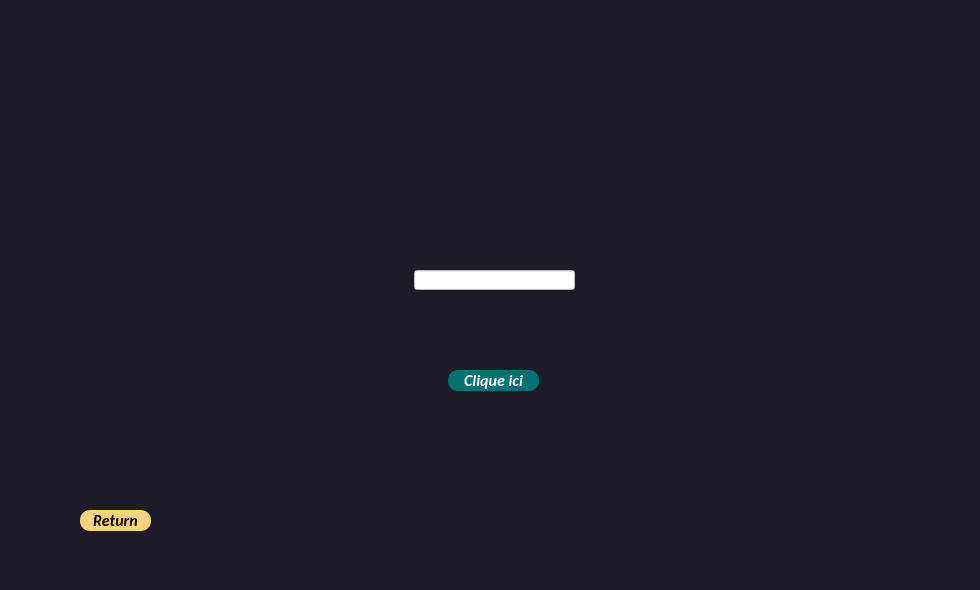
<?xml version="1.0" encoding="UTF-8"?>
<ui version="4.0">
 <class>MainWindow</class>
 <widget class="QMainWindow" name="MainWindow">
  <property name="geometry">
   <rect>
    <x>0</x>
    <y>0</y>
    <width>980</width>
    <height>590</height>
   </rect>
  </property>
  <property name="windowTitle">
   <string>MainWindow</string>
  </property>
  <property name="styleSheet">
   <string notr="true"/>
  </property>
  <widget class="QWidget" name="centralwidget">
   <widget class="QLineEdit" name="motMiroir">
    <property name="geometry">
     <rect>
      <x>414</x>
      <y>270</y>
      <width>161</width>
      <height>20</height>
     </rect>
    </property>
    <property name="styleSheet">
     <string notr="true">background:white;</string>
    </property>
    <property name="text">
     <string/>
    </property>
   </widget>
   <widget class="QPushButton" name="return_mir">
    <property name="geometry">
     <rect>
      <x>80</x>
      <y>510</y>
      <width>71</width>
      <height>21</height>
     </rect>
    </property>
    <property name="font">
     <font>
      <family>Calibri</family>
      <pointsize>12</pointsize>
      <weight>75</weight>
      <italic>true</italic>
      <bold>true</bold>
      <stylestrategy>PreferDefault</stylestrategy>
      <kerning>true</kerning>
     </font>
    </property>
    <property name="mouseTracking">
     <bool>true</bool>
    </property>
    <property name="focusPolicy">
     <enum>Qt::StrongFocus</enum>
    </property>
    <property name="contextMenuPolicy">
     <enum>Qt::DefaultContextMenu</enum>
    </property>
    <property name="styleSheet">
     <string notr="true">border-radius: 10px;
background-color: #FDD383</string>
    </property>
    <property name="text">
     <string>Return</string>
    </property>
   </widget>
   <widget class="QLabel" name="label">
    <property name="geometry">
     <rect>
      <x>-10</x>
      <y>-10</y>
      <width>1011</width>
      <height>601</height>
     </rect>
    </property>
    <property name="autoFillBackground">
     <bool>false</bool>
    </property>
    <property name="styleSheet">
     <string notr="true">background-color: rgb(29, 28, 40);</string>
    </property>
    <property name="text">
     <string>&lt;html&gt;&lt;head/&gt;&lt;body&gt;&lt;p&gt;&lt;img src=&quot;:/Bg/TP THL/Frame_mir.jpg&quot;/&gt;&lt;/p&gt;&lt;/body&gt;&lt;/html&gt;</string>
    </property>
    <property name="scaledContents">
     <bool>false</bool>
    </property>
   </widget>
   <widget class="QPushButton" name="mir_button">
    <property name="geometry">
     <rect>
      <x>448</x>
      <y>370</y>
      <width>91</width>
      <height>21</height>
     </rect>
    </property>
    <property name="font">
     <font>
      <family>Calibri</family>
      <pointsize>12</pointsize>
      <weight>75</weight>
      <italic>true</italic>
      <bold>true</bold>
      <stylestrategy>PreferDefault</stylestrategy>
      <kerning>true</kerning>
     </font>
    </property>
    <property name="mouseTracking">
     <bool>true</bool>
    </property>
    <property name="focusPolicy">
     <enum>Qt::StrongFocus</enum>
    </property>
    <property name="contextMenuPolicy">
     <enum>Qt::DefaultContextMenu</enum>
    </property>
    <property name="styleSheet">
     <string notr="true">border-radius: 10px;
background-color: #007172;
color: white;</string>
    </property>
    <property name="text">
     <string>Clique ici</string>
    </property>
   </widget>
   <zorder>label</zorder>
   <zorder>motMiroir</zorder>
   <zorder>return_mir</zorder>
   <zorder>mir_button</zorder>
  </widget>
 </widget>
 <resources>
  <include location="Frame1.qrc"/>
  <include location="Frame1.qrc"/>
 </resources>
 <connections/>
</ui>
